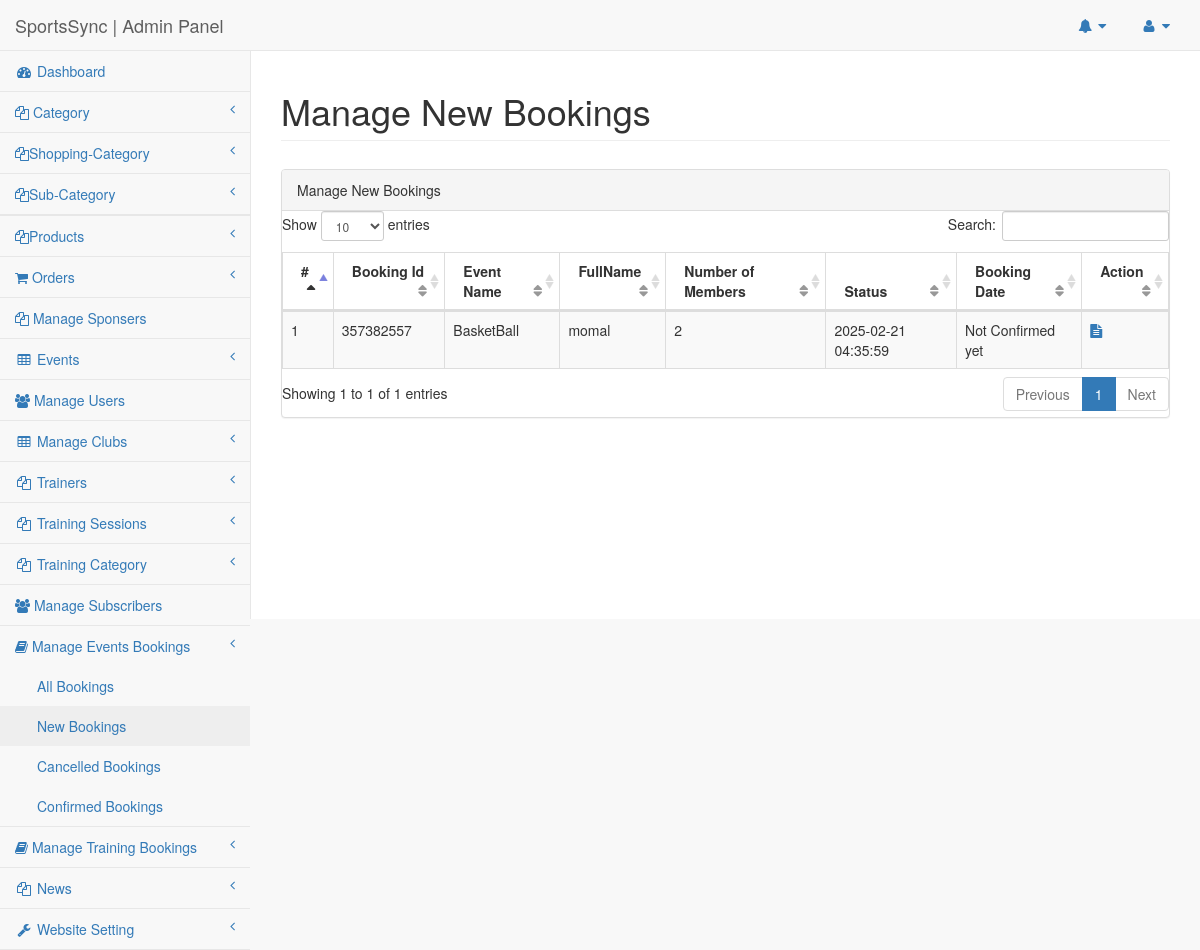
/SportsClubCode/admin/new-bookings.php (signed in), run on the app's committed database.
### tables this page shows
CREATE TABLE `tblbookings` (
  `id` int(11) NOT NULL,
  `BookingId` bigint(12) DEFAULT NULL,
  `UserId` int(11) DEFAULT NULL,
  `EventId` int(11) DEFAULT NULL,
  `NumberOfMembers` int(11) DEFAULT NULL,
  `UserRemark` mediumtext DEFAULT NULL,
  `AdminRemark` mediumtext DEFAULT NULL,
  `UserCancelRemark` mediumtext DEFAULT NULL,
  `BookingDate` timestamp NULL DEFAULT current_timestamp(),
  `BookingStatus` varchar(100) DEFAULT NULL,
  `LastUpdationDate` timestamp NULL DEFAULT NULL ON UPDATE current_timestamp()
);

CREATE TABLE `tblevents` (
  `id` int(11) NOT NULL,
  `CategoryId` char(10) DEFAULT NULL,
  `SponserId` char(10) DEFAULT NULL,
  `EventName` varchar(255) DEFAULT NULL,
  `EventDescription` mediumtext DEFAULT NULL,
  `EventStartDate` date DEFAULT NULL,
  `EventEndDate` date DEFAULT NULL,
  `EventLocation` varchar(255) DEFAULT NULL,
  `EventImage` varchar(255) DEFAULT NULL,
  `PostingDate` timestamp NULL DEFAULT current_timestamp(),
  `LastUpdationDate` timestamp NULL DEFAULT NULL ON UPDATE current_timestamp(),
  `IsActive` int(1) DEFAULT NULL
);

CREATE TABLE `tblusers` (
  `Userid` int(11) NOT NULL,
  `FullName` varchar(255) DEFAULT NULL,
  `UserName` varchar(200) DEFAULT NULL,
  `Emailid` varchar(255) DEFAULT NULL,
  `PhoneNumber` bigint(12) DEFAULT NULL,
  `UserGender` varchar(100) DEFAULT NULL,
  `UserPassword` varchar(255) DEFAULT NULL,
  `RegDate` timestamp NULL DEFAULT current_timestamp(),
  `LastUpdationDate` timestamp NULL DEFAULT NULL ON UPDATE current_timestamp(),
  `IsActive` int(1) DEFAULT NULL
);

### SportsClubCode/admin/new-bookings.php (the view, shortened to what this page needs)
<?php
include('includes/config.php');
if(strlen($_SESSION['adminsession'])==0)
{
header('location:logout.php');
}
else{
?>
<!DOCTYPE html>
<html lang="en">
<head>
    <link href="../vendor/bootstrap/css/bootstrap.min.css" rel="stylesheet">
    <link href="../vendor/metisMenu/metisMenu.min.css" rel="stylesheet">
    <link href="../dist/css/sb-admin-2.css" rel="stylesheet">
    <link href="../vendor/font-awesome/css/font-awesome.min.css" rel="stylesheet" type="text/css">
    <link href="../vendor/datatables-plugins/dataTables.bootstrap.css" rel="stylesheet">
    <link href="../vendor/datatables-responsive/dataTables.responsive.css" rel="stylesheet">
</head>
<body>
<div id="wrapper">
<nav class="navbar navbar-default navbar-static-top" role="navigation" style="margin-bottom: 0">
<?php include_once('includes/header.php');?>
<?php include_once('includes/leftbar.php');?>
</nav>
        <div id="page-wrapper">
            <div class="row">
                <div class="col-lg-12">
                    <h1 class="page-header"> Manage New Bookings</h1>
                </div>
            </div>
            <div class="row" style="margin-top:1%">
                <div class="col-lg-12">
                    <div class="panel panel-default">
                        <div class="panel-heading">
                           Manage New Bookings
                        </div
                        <div class="panel-body">
                            <div class="row">
                                <div class="col-lg-12">
                            <table width="100%" class="table table-striped table-bordered table-hover" id="dataTables-example">
                                <thead>
                                    <tr>
                                        <th>#</th>
                                        <th>Booking Id</th>
                                        <th>Event Name</th>
                                        <th>FullName</th>
                                        <th>Number of Members</th>
                                        <th>Status</th>
                                        <th>Booking Date</th>
                                    <th>Action</th>
                                    </tr>
                                </thead>
                                <tbody>
<?php
$sql = "SELECT tblbookings.id as bid,tblbookings.BookingId,tblevents.EventName,tblusers.FullName,tblbookings.NumberOfMembers,tblbookings.BookingStatus,tblbookings.BookingDate from tblbookings left  join tblusers on tblusers.Userid=tblbookings.UserId left join tblevents on tblevents.id=tblbookings.EventId where tblbookings.BookingStatus is null";
$query = $dbh -> prepare($sql);
$query->execute();
$results=$query->fetchAll(PDO::FETCH_OBJ);
$cnt=1;
if($query->rowCount() > 0)
{
foreach($results as $row)
{
    ?>
<tr >
<td><?php echo htmlentities($cnt);?></td>
<td><?php echo htmlentities($row->BookingId);?></td>
<td><?php echo htmlentities($row->EventName);?></td>
<td><?php echo htmlentities($row->FullName);?></td>
<td><?php echo htmlentities($row->NumberOfMembers);?></td>
<td><?php echo htmlentities($row->BookingDate);?></td>
<td><?php $status=$row->BookingStatus;
if($status==""){
echo htmlentities("Not Confirmed yet");
} else {
echo htmlentities("$status");
}
?></td>
<td>
<a href="booking-details.php?bkid=<?php echo htmlentities($row->bid);?>">
<i class="fa fa-file-text"></i>
</a>
                            </a></td>
</tr>
        <?php $cnt++;
    }} ?>
                                </tbody>
                            </table>
                                </div>
                            </div>
                        </div>
                    </div>
                </div>
            </div>
        </div>
</body>
</html>
<?php } ?>

### data on the page
tblbookings: BookingId "357382557", EventId.EventName "BasketBall", UserId.FullName "momal", NumberOfMembers "2", BookingDate "2025-02-21 04:35:59"
